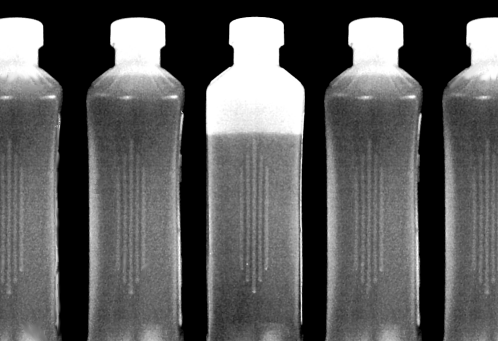
%> input picture Q1.tif, 498 x 341 px
$ octave Bottle_Detection.m   (GNU Octave 9; MATLAB toolbox functions it lacks are replaced by stand-ins)
%> lines starting %> are read from the running program, lines starting %| are printed output that depends on the picture; in (x1, y1, x2, y2) boxes, pixels count from 0 and x2, y2 are one past the last pixel; in counts of white or black regions, pixels touching at a corner belong together; the program's own positions count from 1
%% Siddhartha Dhiman

%% Clearing Workspace
clc;
clear all;
close all;

%% Read Image
I = imread('Q1.tif');
%> I is the input picture: size 341x498 uint8; min 0, max 255, mean 90.4
figure, imshow(I), axis image, title('Original Image')

%% Apply Gaussian Filter for Noise Removal
ave = fspecial('gaussian',3,1);
I_ave = imfilter(I, ave);
figure, imshow(I_ave), axis image, title('Noise Removal by Gaussian Filter');

%% Define Coordinates of Rectangle Encompassing Each Bottle
Bottle1 = [74.5 0.5 122 341];
Bottle2 = [195.5 0.5 120 341];
Bottle3 = [315.5 0.5 118 341];
Bottle_Matrix = [Bottle1; Bottle2; Bottle3];

%% Crop Image
I_crop1 = imcrop(I_ave, Bottle1);
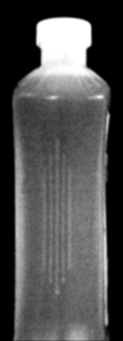
%> I_crop1: size 341x123 uint8; min 0, max 255, mean 80.9
I_crop2 = imcrop(I_ave, Bottle2);
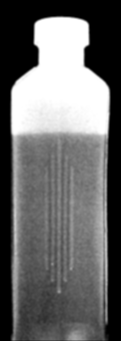
%> I_crop2: size 341x121 uint8; min 0, max 255, mean 105.4
I_crop3 = imcrop(I_ave, Bottle3);
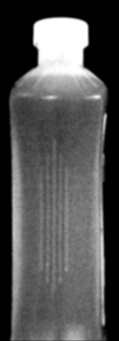
%> I_crop3: size 341x119 uint8; min 0, max 255, mean 83.6

%% Threshold Each Bottle
thresh1 = multithresh(I_crop1, 2);
%> thresh1 = [52 163]
seg_crop1 = imquantize(I_crop1, thresh1,[0 1 0]);
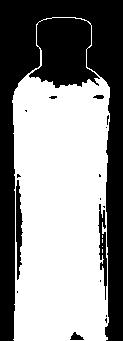
%> seg_crop1: size 341x123 double; values 0 (black) and 1 (white), 55.8% white; 17 black regions (12 under 20 px), largest, box (x1, y1, x2, y2) and area: (0, 0, 123, 341) 17574, (16, 180, 23, 280) 423, (98, 204, 107, 300) 388, (70, 332, 84, 340) 65, (93, 95, 104, 99) 34
thresh2 = multithresh(I_crop2, 2);
%> thresh2 = [56 178]
seg_crop2 = imquantize(I_crop2, thresh2,[0 1 0]);
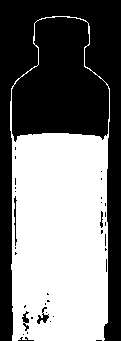
%> seg_crop2: size 341x121 double; values 0 (black) and 1 (white), 47.7% white; 1 white region, box (x1, y1, x2, y2) and area: (10, 16, 110, 341) 19678
thresh3 = multithresh(I_crop3, 2);
%> thresh3 = [52 163]
seg_crop3 = imquantize(I_crop3, thresh3,[0 1 0]);
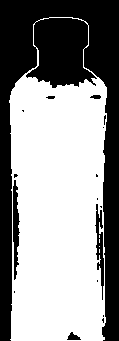
%> seg_crop3: size 341x119 double; values 0 (black) and 1 (white), 57.6% white; 17 black regions (11 under 20 px), largest, box (x1, y1, x2, y2) and area: (0, 0, 119, 341) 16212, (13, 180, 20, 280) 429, (95, 204, 104, 300) 388, (67, 332, 81, 340) 65, (90, 95, 101, 99) 34, (46, 96, 55, 99) 22

%% Plot Thresholded Bottle
figure;
subplot(131), imshow(seg_crop1), axis image, title('Water in Bottle 1');
subplot(132), imshow(seg_crop2), axis image, title('Water in Bottle 2');
subplot(133), imshow(seg_crop3), axis image, title('Water in Bottle 3');

%% Compute Area of Liqid in Each Bottle
Area1 = struct2cell(regionprops(seg_crop1 ,'Area'));
%> Area1 = {23391}
Area2 = struct2cell(regionprops(seg_crop2, 'Area'));
%> Area2 = {19678}
Area3 = struct2cell(regionprops(seg_crop3, 'Area'));
%> Area3 = {23378}

%% Calculate Average Area of Liquid
Area_Matrix = cell2mat(horzcat(Area1, Area2, Area3));
%> Area_Matrix = [23391 19678 23378]
Area_ave = mean(Area_Matrix);
%> Area_ave = 22149

%% Loop Function to Detect Partially Empty Bottles
for i = 1:3
%> this loop made 3 passes; what is shown inside it comes from the first
   if Area_Matrix(i) < Area_ave
       figure, imshow(I), axis image, title(['Bottle ' num2str(i) ' is Partially Filled'])
       hold on
       rectangle('Position', Bottle_Matrix(i,:), 'Curvature', 0.4, 'EdgeColor', 'r', 'LineWidth', 3);
       hold off
   end
end
